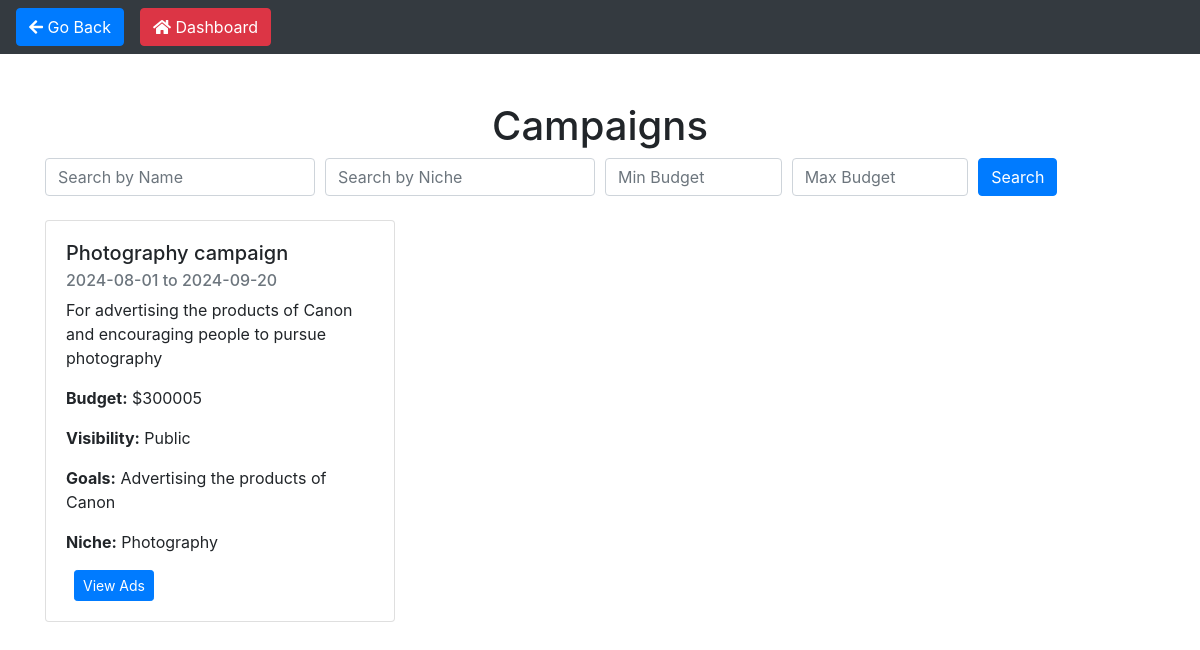
The page /influencer_campaign (signed in) on the database as committed earlier.
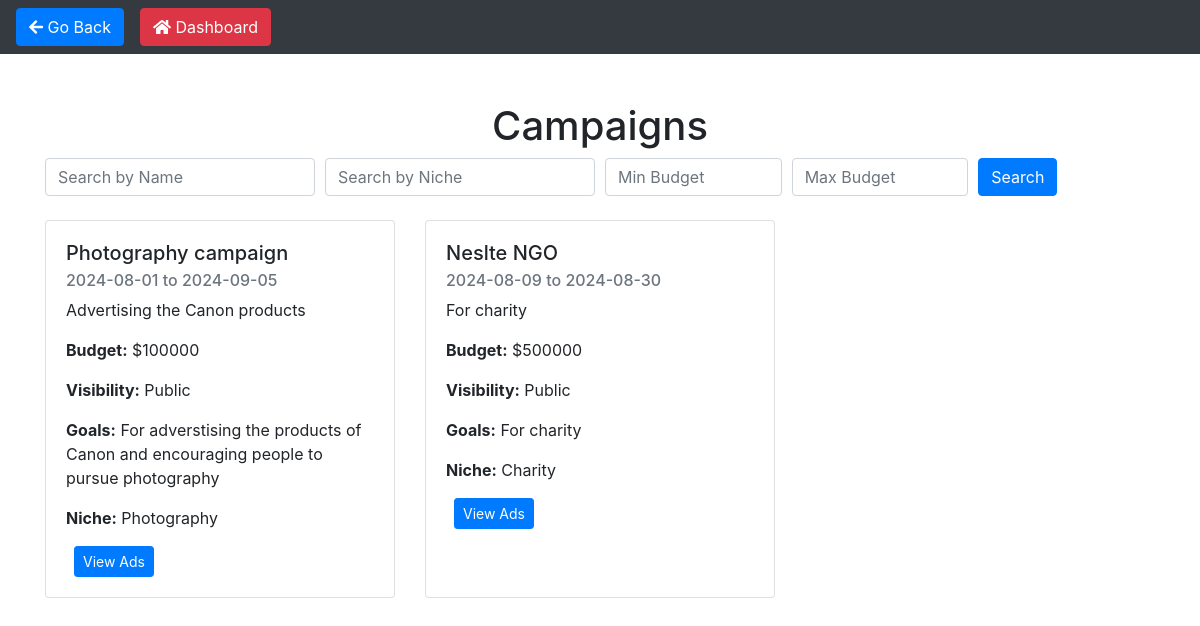
The same page on the database as committed later.
### models.py (models this page shows, shortened)
class Campaign(db.Model):
    __tablename__ = "campaign"
    id = db.Column(db.Integer, primary_key=True)
    name = db.Column(db.String(64), nullable=False)
    date_created = db.Column(db.DateTime, nullable=False, default=datetime.utcnow)
    description = db.Column(db.String(84), nullable=False)
    start_date = db.Column(db.DateTime, nullable=False)
    end_date = db.Column(db.DateTime, nullable=False)
    budget = db.Column(db.Integer, nullable=False)
    visibility = db.Column(db.String(84), nullable=False)
    goals = db.Column(db.String(84), nullable=False)
    niche = db.Column(db.String(64), nullable=False)
    user_id = db.Column(db.Integer, db.ForeignKey('user.id'), nullable=False)
    associated_influencers = db.relationship('Influencer', secondary=influencer_campaign_association,
                                             back_populates='campaigns')
    ads = db.relationship('Ad', backref='campaign', lazy=True)
    user = db.relationship('User', backref='campaigns')

### main.py (the view)
@app.route('/influencer_campaign', methods=["GET", "POST"])
@login_required
def influencer_campaign():
    flagged_campaigns = {flag.item_id for flag in Flag.query.filter_by(item_type='Campaign').all()}
    campaigns = Campaign.query.filter_by(visibility='Public').all()
    campaigns = [campaign for campaign in campaigns if campaign.id not in flagged_campaigns]
    influencers = Influencer.query.all()
    current_user_id = current_user.id  # Fetch the ID of the currently logged-in user
    print(f"Current user ID: {current_user_id}")  # Debug print to see the current user ID
    return render_template('influencer_campaign.html', campaigns=campaigns, influencers=influencers, current_user_id=current_user_id)

### main.py (called while the page is built)
@login_manager.user_loader
def load_user(user_id):
    return User.query.get(int(user_id))

### models.py (called while the page is built)
    @property
    def is_authenticated(self):
        return True

### templates/influencer_campaign.html (shortened to what this page needs)
<!DOCTYPE html>
<html>
  <head>
    <link
      href="https://stackpath.bootstrapcdn.com/bootstrap/4.3.1/css/bootstrap.min.css"
      rel="stylesheet"
    />
    <link
      href="https://cdnjs.cloudflare.com/ajax/libs/font-awesome/5.15.1/css/all.min.css"
      rel="stylesheet"
    />
  </head>
  <body>
    <nav class="navbar navbar-expand-lg navbar-dark bg-dark mb-4">
      <button class="btn btn-primary" onclick="history.back()">
        <i class="fas fa-arrow-left"></i> Go Back
      </button>
      <button
        class="btn btn-danger ml-3"
        onclick="window.location.href='/influencer_dashboard/{{ current_user_id }}'"
      >
        <i class="fas fa-home"></i> Dashboard
      </button>
    </nav>
    <div class="container mt-5">
      <h1 class="text-center">Campaigns</h1>
      <form
        action="{{ url_for('search_campaigns') }}"
        method="GET"
        class="mb-4"
      >
        <div class="form-row">
          <div class="col-md-3">
            <input
              type="text"
              name="name"
              class="form-control"
              placeholder="Search by Name"
            />
          </div>
          <div class="col-md-3">
            <input
              type="text"
              name="niche"
              class="form-control"
              placeholder="Search by Niche"
            />
          </div>
          <div class="col-md-2">
            <input
              type="number"
              name="budget_min"
              class="form-control"
              placeholder="Min Budget"
            />
          </div>
          <div class="col-md-2">
            <input
              type="number"
              name="budget_max"
              class="form-control"
              placeholder="Max Budget"
            />
          </div>
          <div class="col-md-2">
            <button type="submit" class="btn btn-primary">Search</button>
          </div>
        </div>
      </form>
      {% if campaigns %}
      <div class="row mt-4">
        {% for campaign in campaigns %}
        <div class="col-md-4 mb-4">
          <div class="card">
            <div class="card-body">
              <h5 class="card-title">{{ campaign.name }}</h5>
              <h6 class="card-subtitle mb-2 text-muted">
                {{ campaign.start_date.strftime('%Y-%m-%d') }} to {{
                campaign.end_date.strftime('%Y-%m-%d') }}
              </h6>
              <p class="card-text">{{ campaign.description }}</p>
              <p class="card-text">
                <strong>Budget:</strong> ${{ campaign.budget }}
              </p>
              <p class="card-text">
                <strong>Visibility:</strong> {{ campaign.visibility }}
              </p>
              <p class="card-text">
                <strong>Goals:</strong> {{ campaign.goals }}
              </p>
              <p class="card-text">
                <strong>Niche:</strong> {{ campaign.niche }}
              </p>
              {% if influencers %}
              <a
                href="{{ url_for('influencer_ads', campaign_id=campaign.id, influencer_id=influencers.id) }}"
                class="btn btn-primary btn-sm ml-2"
                >View Ads</a
              >
              {% endif %}
            </div>
          </div>
        </div>
        {% endfor %}
      </div>
      {% else %}
      <p>No campaigns found.</p>
      {% endif %}
    </div>
  </body>
</html>

Rows that differ between the two databases and show on the page:
changed Campaign "Photography campaign": end_date "2024-09-20" → "2024-09-05"; description "For advertising the products of Canon and encouraging people to pursue photography" → "Advertising the Canon products"; budget "300005" → "100000"; goals "Advertising the products of Canon" → "For adverstising the products of Canon and encouraging people to pursue photography"
added Campaign: name "Neslte NGO", start_date "2024-08-09", end_date "2024-08-30", description "For charity", budget "500000", visibility "Public", goals "For charity", niche "Charity"
